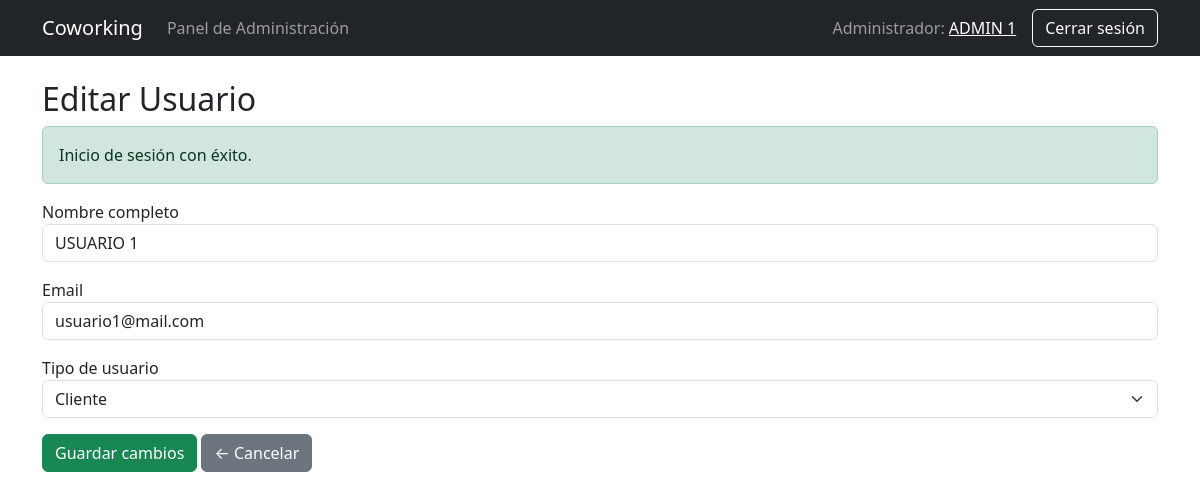
The app's page /coworking/public/index.php?c=adminUsuarios&a=editar&id=10 (signed in) with its own data.
### tables this page shows
CREATE TABLE `usuarios` (
  `id` int(11) NOT NULL,
  `nombre_completo` varchar(100) NOT NULL,
  `email` varchar(100) NOT NULL,
  `contraseña` varchar(255) NOT NULL,
  `fecha_registro` datetime DEFAULT current_timestamp(),
  `tipo_usuario` enum('cliente','admin') DEFAULT 'cliente'
);

### coworking/controllers/AdminUsuariosController.php (called while the page is built, shortened)
<?php
require_once __DIR__ . '/../models/Usuario.php';
class AdminUsuariosController {
    public function editar() {
        global $pdo;
        $id = isset($_GET['id']) ? intval($_GET['id']) : null;
        $usuarioModel = new Usuario($pdo);
        $usuario = $usuarioModel->obtenerPorId($id);
        require_once __DIR__ . '/../views/admin/usuarios/editar.php';
    }
}

### coworking/public/index.php (called while the page is built, shortened)
<?php
require_once '../helpers/functions.php';
require_once '../router.php';

### coworking/models/Usuario.php (called while the page is built, shortened)
<?php
class Usuario {
    private $db;
    public function __construct($pdo) {
        $this->db = $pdo;
    }
    public function obtenerPorId($id) {
        $stmt = $this->db->prepare("SELECT * FROM usuarios WHERE id = ?");
        $stmt->execute([$id]);
        return $stmt->fetch(PDO::FETCH_ASSOC);
    }
}

### coworking/views/admin/usuarios/editar.php (the view, shortened to what this page needs)
<?php require_once __DIR__ . '/../../partials/navbar.php'; ?>
<!DOCTYPE html>
<html lang="es">
<head>
    <link href="https://cdn.jsdelivr.net/npm/bootstrap@5.3.0/dist/css/bootstrap.min.css" rel="stylesheet">
</head>
<body>
<div class="container mt-4">
    <h2>Editar Usuario</h2>
    <?php if (isset($_SESSION['success'])): ?>
        <?php mostrarMensaje('success', $_SESSION['success']); unset($_SESSION['success']); ?>
    <?php endif; ?>
    <form method="POST" action="?c=adminusuarios&a=actualizar">
        <div class="mb-3">
            <label>Nombre completo</label>
            <input type="text" name="nombre" class="form-control" required value="<?= htmlspecialchars($usuario['nombre_completo']) ?>">
        </div>
        <div class="mb-3">
            <label>Email</label>
            <input type="email" name="email" class="form-control" required value="<?= htmlspecialchars($usuario['email']) ?>">
        </div>
        <div class="mb-3">
            <label>Tipo de usuario</label>
            <select name="tipo_usuario" class="form-select" required>
                <option value="cliente" <?= $usuario['tipo_usuario'] === 'cliente' ? 'selected' : '' ?>>Cliente</option>
            </select>
        </div>
        <button type="submit" class="btn btn-success">Guardar cambios</button>
        <a href="?c=adminusuarios" class="btn btn-secondary">← Cancelar</a>
    </form>
</div>
</body>
</html>

### records on screen
usuarios: nombre "USUARIO 1", email "usuario1@mail.com", tipo_usuario "Cliente"

### other values on screen
$_SESSION['usuario']['nombre_completo'] "ADMIN 1"
$mensaje "Inicio de sesión con éxito."
